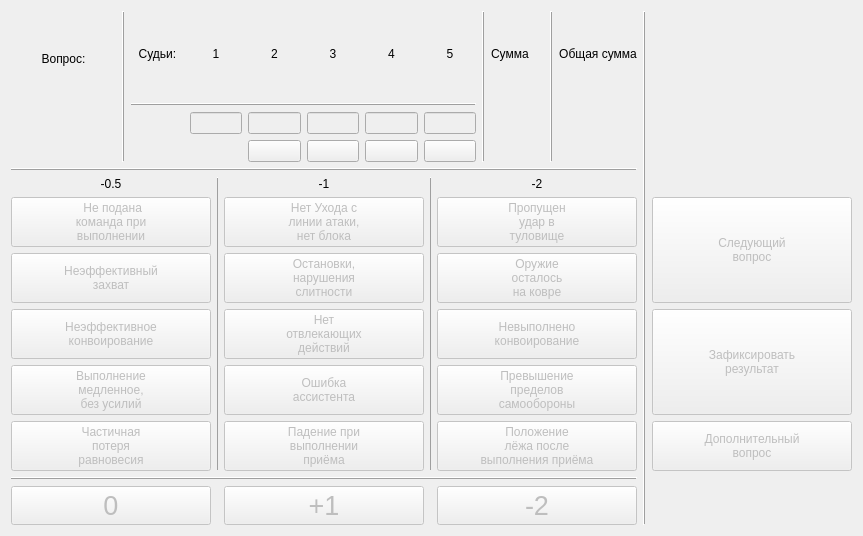
<?xml version="1.0" encoding="UTF-8"?>
<ui version="4.0">
 <class>ControlPanel_0</class>
 <widget class="QWidget" name="ControlPanel_0">
  <property name="geometry">
   <rect>
    <x>0</x>
    <y>0</y>
    <width>863</width>
    <height>536</height>
   </rect>
  </property>
  <property name="windowTitle">
   <string>Form</string>
  </property>
  <layout class="QHBoxLayout" name="horizontalLayout_2">
   <item>
    <layout class="QGridLayout" name="gridLayout" rowstretch="0,0,0,0,0,0,0,0,0,0" columnstretch="1,0,1,0,1,0,1">
     <item row="2" column="3" rowspan="6">
      <widget class="QFrame" name="frame_2">
       <property name="maximumSize">
        <size>
         <width>1</width>
         <height>16777215</height>
        </size>
       </property>
       <property name="frameShape">
        <enum>QFrame::Shape::VLine</enum>
       </property>
       <property name="frameShadow">
        <enum>QFrame::Shadow::Raised</enum>
       </property>
      </widget>
     </item>
     <item row="6" column="4">
      <widget class="QPushButton" name="btnErr14">
       <property name="enabled">
        <bool>false</bool>
       </property>
       <property name="text">
        <string>Превышение
пределов
самообороны</string>
       </property>
       <property name="checkable">
        <bool>true</bool>
       </property>
      </widget>
     </item>
     <item row="7" column="0">
      <widget class="QPushButton" name="btnErr05">
       <property name="enabled">
        <bool>false</bool>
       </property>
       <property name="text">
        <string>Частичная
потеря
равновесия</string>
       </property>
       <property name="checkable">
        <bool>true</bool>
       </property>
      </widget>
     </item>
     <item row="5" column="0">
      <widget class="QPushButton" name="btnErr03">
       <property name="enabled">
        <bool>false</bool>
       </property>
       <property name="sizePolicy">
        <sizepolicy hsizetype="Minimum" vsizetype="Minimum">
         <horstretch>0</horstretch>
         <verstretch>0</verstretch>
        </sizepolicy>
       </property>
       <property name="text">
        <string>Неэффективное
конвоирование</string>
       </property>
       <property name="checkable">
        <bool>true</bool>
       </property>
      </widget>
     </item>
     <item row="3" column="0">
      <widget class="QPushButton" name="btnErr01">
       <property name="enabled">
        <bool>false</bool>
       </property>
       <property name="text">
        <string> Не подана
команда при
выполнении</string>
       </property>
       <property name="checkable">
        <bool>true</bool>
       </property>
      </widget>
     </item>
     <item row="4" column="4">
      <widget class="QPushButton" name="btnErr12">
       <property name="enabled">
        <bool>false</bool>
       </property>
       <property name="text">
        <string>Оружие
осталось
на ковре</string>
       </property>
       <property name="checkable">
        <bool>true</bool>
       </property>
      </widget>
     </item>
     <item row="0" column="6">
      <layout class="QVBoxLayout" name="verticalLayout">
       <item>
        <widget class="QLabel" name="lblName">
         <property name="text">
          <string/>
         </property>
        </widget>
       </item>
       <item>
        <widget class="QLabel" name="lblTeam">
         <property name="text">
          <string/>
         </property>
        </widget>
       </item>
      </layout>
     </item>
     <item row="3" column="2">
      <widget class="QPushButton" name="btnErr06">
       <property name="enabled">
        <bool>false</bool>
       </property>
       <property name="text">
        <string>Нет Ухода с 
линии атаки,
нет блока</string>
       </property>
       <property name="checkable">
        <bool>true</bool>
       </property>
      </widget>
     </item>
     <item row="2" column="2">
      <widget class="QLabel" name="label_2">
       <property name="text">
        <string>-1</string>
       </property>
       <property name="alignment">
        <set>Qt::AlignmentFlag::AlignCenter</set>
       </property>
      </widget>
     </item>
     <item row="6" column="2">
      <widget class="QPushButton" name="btnErr09">
       <property name="enabled">
        <bool>false</bool>
       </property>
       <property name="sizePolicy">
        <sizepolicy hsizetype="Minimum" vsizetype="Minimum">
         <horstretch>0</horstretch>
         <verstretch>0</verstretch>
        </sizepolicy>
       </property>
       <property name="text">
        <string>Ошибка
ассистента</string>
       </property>
       <property name="checkable">
        <bool>true</bool>
       </property>
      </widget>
     </item>
     <item row="5" column="6" rowspan="2">
      <widget class="QPushButton" name="btnFix">
       <property name="enabled">
        <bool>false</bool>
       </property>
       <property name="sizePolicy">
        <sizepolicy hsizetype="Minimum" vsizetype="Minimum">
         <horstretch>0</horstretch>
         <verstretch>0</verstretch>
        </sizepolicy>
       </property>
       <property name="text">
        <string>Зафиксировать
результат</string>
       </property>
      </widget>
     </item>
     <item row="4" column="2">
      <widget class="QPushButton" name="btnErr07">
       <property name="enabled">
        <bool>false</bool>
       </property>
       <property name="text">
        <string>Остановки,
нарушения
слитности</string>
       </property>
       <property name="checkable">
        <bool>true</bool>
       </property>
      </widget>
     </item>
     <item row="4" column="0">
      <widget class="QPushButton" name="btnErr02">
       <property name="enabled">
        <bool>false</bool>
       </property>
       <property name="sizePolicy">
        <sizepolicy hsizetype="Minimum" vsizetype="Minimum">
         <horstretch>0</horstretch>
         <verstretch>0</verstretch>
        </sizepolicy>
       </property>
       <property name="text">
        <string>Неэффективный
захват</string>
       </property>
       <property name="checkable">
        <bool>true</bool>
       </property>
      </widget>
     </item>
     <item row="7" column="4">
      <widget class="QPushButton" name="btnErr15">
       <property name="enabled">
        <bool>false</bool>
       </property>
       <property name="text">
        <string>Положение
лёжа после
выполнения приёма</string>
       </property>
       <property name="checkable">
        <bool>true</bool>
       </property>
      </widget>
     </item>
     <item row="1" column="0" colspan="5">
      <widget class="QFrame" name="frame_3">
       <property name="frameShape">
        <enum>QFrame::Shape::HLine</enum>
       </property>
       <property name="frameShadow">
        <enum>QFrame::Shadow::Raised</enum>
       </property>
      </widget>
     </item>
     <item row="3" column="6" rowspan="2">
      <widget class="QPushButton" name="btnNext">
       <property name="enabled">
        <bool>false</bool>
       </property>
       <property name="sizePolicy">
        <sizepolicy hsizetype="Minimum" vsizetype="Minimum">
         <horstretch>0</horstretch>
         <verstretch>0</verstretch>
        </sizepolicy>
       </property>
       <property name="text">
        <string>Следующий
вопрос</string>
       </property>
      </widget>
     </item>
     <item row="7" column="2">
      <widget class="QPushButton" name="btnErr10">
       <property name="enabled">
        <bool>false</bool>
       </property>
       <property name="text">
        <string>Падение при
выполнении
приёма</string>
       </property>
       <property name="checkable">
        <bool>true</bool>
       </property>
      </widget>
     </item>
     <item row="2" column="4">
      <widget class="QLabel" name="label_3">
       <property name="text">
        <string>-2</string>
       </property>
       <property name="alignment">
        <set>Qt::AlignmentFlag::AlignCenter</set>
       </property>
      </widget>
     </item>
     <item row="0" column="0" colspan="5">
      <layout class="QGridLayout" name="gridLayout_2" columnstretch="1,1,1,1,1,1,1,1,1,1,1,0,0">
       <item row="0" column="12">
        <widget class="QLabel" name="label_12">
         <property name="text">
          <string>Общая сумма</string>
         </property>
         <property name="alignment">
          <set>Qt::AlignmentFlag::AlignCenter</set>
         </property>
        </widget>
       </item>
       <item row="0" column="6">
        <widget class="QLabel" name="label_9">
         <property name="text">
          <string>3</string>
         </property>
         <property name="alignment">
          <set>Qt::AlignmentFlag::AlignCenter</set>
         </property>
        </widget>
       </item>
       <item row="2" column="5">
        <widget class="QLineEdit" name="le2">
         <property name="enabled">
          <bool>false</bool>
         </property>
         <property name="inputMask">
          <string/>
         </property>
         <property name="alignment">
          <set>Qt::AlignmentFlag::AlignCenter</set>
         </property>
        </widget>
       </item>
       <item row="2" column="7">
        <widget class="QLineEdit" name="le4">
         <property name="enabled">
          <bool>false</bool>
         </property>
         <property name="inputMask">
          <string/>
         </property>
         <property name="alignment">
          <set>Qt::AlignmentFlag::AlignCenter</set>
         </property>
        </widget>
       </item>
       <item row="2" column="4">
        <widget class="QLineEdit" name="le1">
         <property name="enabled">
          <bool>false</bool>
         </property>
         <property name="inputMask">
          <string/>
         </property>
         <property name="alignment">
          <set>Qt::AlignmentFlag::AlignCenter</set>
         </property>
        </widget>
       </item>
       <item row="2" column="8">
        <widget class="QLineEdit" name="le5">
         <property name="enabled">
          <bool>false</bool>
         </property>
         <property name="inputMask">
          <string/>
         </property>
         <property name="alignment">
          <set>Qt::AlignmentFlag::AlignCenter</set>
         </property>
        </widget>
       </item>
       <item row="2" column="6">
        <widget class="QLineEdit" name="le3">
         <property name="enabled">
          <bool>false</bool>
         </property>
         <property name="inputMask">
          <string/>
         </property>
         <property name="alignment">
          <set>Qt::AlignmentFlag::AlignCenter</set>
         </property>
        </widget>
       </item>
       <item row="0" column="5">
        <widget class="QLabel" name="label_8">
         <property name="text">
          <string>2</string>
         </property>
         <property name="alignment">
          <set>Qt::AlignmentFlag::AlignCenter</set>
         </property>
        </widget>
       </item>
       <item row="0" column="7">
        <widget class="QLabel" name="label_10">
         <property name="text">
          <string>4</string>
         </property>
         <property name="alignment">
          <set>Qt::AlignmentFlag::AlignCenter</set>
         </property>
        </widget>
       </item>
       <item row="0" column="10">
        <widget class="QLabel" name="label_5">
         <property name="text">
          <string>Сумма</string>
         </property>
        </widget>
       </item>
       <item row="0" column="3">
        <widget class="QLabel" name="label_6">
         <property name="text">
          <string>Судьи:</string>
         </property>
         <property name="alignment">
          <set>Qt::AlignmentFlag::AlignCenter</set>
         </property>
        </widget>
       </item>
       <item row="0" column="8">
        <widget class="QLabel" name="label_11">
         <property name="text">
          <string>5</string>
         </property>
         <property name="alignment">
          <set>Qt::AlignmentFlag::AlignCenter</set>
         </property>
        </widget>
       </item>
       <item row="0" column="4">
        <widget class="QLabel" name="label_7">
         <property name="text">
          <string>1</string>
         </property>
         <property name="alignment">
          <set>Qt::AlignmentFlag::AlignCenter</set>
         </property>
        </widget>
       </item>
       <item row="1" column="3" colspan="6">
        <widget class="QFrame" name="frame_7">
         <property name="minimumSize">
          <size>
           <width>0</width>
           <height>0</height>
          </size>
         </property>
         <property name="frameShape">
          <enum>QFrame::Shape::HLine</enum>
         </property>
         <property name="frameShadow">
          <enum>QFrame::Shadow::Raised</enum>
         </property>
        </widget>
       </item>
       <item row="3" column="5">
        <widget class="QPushButton" name="pushButton">
         <property name="minimumSize">
          <size>
           <width>0</width>
           <height>0</height>
          </size>
         </property>
         <property name="maximumSize">
          <size>
           <width>16777215</width>
           <height>16777215</height>
          </size>
         </property>
         <property name="text">
          <string/>
         </property>
         <property name="icon">
          <iconset theme="QIcon::ThemeIcon::EditClear"/>
         </property>
        </widget>
       </item>
       <item row="3" column="6">
        <widget class="QPushButton" name="pushButton_2">
         <property name="text">
          <string/>
         </property>
         <property name="icon">
          <iconset theme="QIcon::ThemeIcon::EditClear"/>
         </property>
        </widget>
       </item>
       <item row="3" column="7">
        <widget class="QPushButton" name="pushButton_3">
         <property name="text">
          <string/>
         </property>
         <property name="icon">
          <iconset theme="QIcon::ThemeIcon::EditClear"/>
         </property>
        </widget>
       </item>
       <item row="3" column="8">
        <widget class="QPushButton" name="pushButton_4">
         <property name="text">
          <string/>
         </property>
         <property name="icon">
          <iconset theme="QIcon::ThemeIcon::EditClear"/>
         </property>
        </widget>
       </item>
       <item row="2" column="0" rowspan="2" colspan="2">
        <widget class="QLabel" name="lblTask">
         <property name="font">
          <font>
           <pointsize>15</pointsize>
          </font>
         </property>
         <property name="text">
          <string/>
         </property>
         <property name="alignment">
          <set>Qt::AlignmentFlag::AlignCenter</set>
         </property>
        </widget>
       </item>
       <item row="0" column="0" rowspan="2" colspan="2">
        <widget class="QLabel" name="label_4">
         <property name="sizePolicy">
          <sizepolicy hsizetype="Preferred" vsizetype="Preferred">
           <horstretch>0</horstretch>
           <verstretch>0</verstretch>
          </sizepolicy>
         </property>
         <property name="text">
          <string>Вопрос:</string>
         </property>
         <property name="alignment">
          <set>Qt::AlignmentFlag::AlignCenter</set>
         </property>
        </widget>
       </item>
       <item row="0" column="2" rowspan="4">
        <widget class="QFrame" name="frame_5">
         <property name="minimumSize">
          <size>
           <width>0</width>
           <height>0</height>
          </size>
         </property>
         <property name="frameShape">
          <enum>QFrame::Shape::VLine</enum>
         </property>
         <property name="frameShadow">
          <enum>QFrame::Shadow::Raised</enum>
         </property>
        </widget>
       </item>
       <item row="2" column="10" rowspan="2">
        <widget class="QLabel" name="lblTaskSum">
         <property name="font">
          <font>
           <pointsize>15</pointsize>
          </font>
         </property>
         <property name="text">
          <string/>
         </property>
         <property name="alignment">
          <set>Qt::AlignmentFlag::AlignCenter</set>
         </property>
        </widget>
       </item>
       <item row="2" column="12" rowspan="2">
        <widget class="QLabel" name="lblTotal">
         <property name="font">
          <font>
           <pointsize>15</pointsize>
          </font>
         </property>
         <property name="text">
          <string/>
         </property>
         <property name="alignment">
          <set>Qt::AlignmentFlag::AlignCenter</set>
         </property>
        </widget>
       </item>
       <item row="0" column="9" rowspan="4">
        <widget class="QFrame" name="frame_6">
         <property name="minimumSize">
          <size>
           <width>0</width>
           <height>0</height>
          </size>
         </property>
         <property name="frameShape">
          <enum>QFrame::Shape::VLine</enum>
         </property>
         <property name="frameShadow">
          <enum>QFrame::Shadow::Raised</enum>
         </property>
        </widget>
       </item>
       <item row="0" column="11" rowspan="4">
        <widget class="QFrame" name="frame_9">
         <property name="minimumSize">
          <size>
           <width>0</width>
           <height>0</height>
          </size>
         </property>
         <property name="frameShape">
          <enum>QFrame::Shape::VLine</enum>
         </property>
         <property name="frameShadow">
          <enum>QFrame::Shadow::Raised</enum>
         </property>
        </widget>
       </item>
      </layout>
     </item>
     <item row="8" column="0" colspan="5">
      <widget class="QFrame" name="frame_8">
       <property name="frameShape">
        <enum>QFrame::Shape::HLine</enum>
       </property>
       <property name="frameShadow">
        <enum>QFrame::Shadow::Raised</enum>
       </property>
      </widget>
     </item>
     <item row="6" column="0">
      <widget class="QPushButton" name="btnErr04">
       <property name="enabled">
        <bool>false</bool>
       </property>
       <property name="text">
        <string>Выполнение
медленное,
без усилий</string>
       </property>
       <property name="checkable">
        <bool>true</bool>
       </property>
      </widget>
     </item>
     <item row="3" column="4">
      <widget class="QPushButton" name="btnErr11">
       <property name="enabled">
        <bool>false</bool>
       </property>
       <property name="text">
        <string>Пропущен
удар в 
туловище</string>
       </property>
       <property name="checkable">
        <bool>true</bool>
       </property>
      </widget>
     </item>
     <item row="0" column="5" rowspan="10">
      <widget class="QFrame" name="frame_4">
       <property name="minimumSize">
        <size>
         <width>0</width>
         <height>0</height>
        </size>
       </property>
       <property name="frameShape">
        <enum>QFrame::Shape::VLine</enum>
       </property>
       <property name="frameShadow">
        <enum>QFrame::Shadow::Raised</enum>
       </property>
      </widget>
     </item>
     <item row="2" column="0">
      <widget class="QLabel" name="label">
       <property name="sizePolicy">
        <sizepolicy hsizetype="Preferred" vsizetype="Maximum">
         <horstretch>0</horstretch>
         <verstretch>0</verstretch>
        </sizepolicy>
       </property>
       <property name="text">
        <string>-0.5</string>
       </property>
       <property name="alignment">
        <set>Qt::AlignmentFlag::AlignCenter</set>
       </property>
      </widget>
     </item>
     <item row="2" column="1" rowspan="6">
      <widget class="QFrame" name="frame">
       <property name="maximumSize">
        <size>
         <width>1</width>
         <height>16777215</height>
        </size>
       </property>
       <property name="frameShape">
        <enum>QFrame::Shape::VLine</enum>
       </property>
       <property name="frameShadow">
        <enum>QFrame::Shadow::Raised</enum>
       </property>
      </widget>
     </item>
     <item row="5" column="2">
      <widget class="QPushButton" name="btnErr08">
       <property name="enabled">
        <bool>false</bool>
       </property>
       <property name="text">
        <string>Нет
отвлекающих
действий</string>
       </property>
       <property name="checkable">
        <bool>true</bool>
       </property>
      </widget>
     </item>
     <item row="7" column="6">
      <widget class="QPushButton" name="btnAddTask">
       <property name="enabled">
        <bool>false</bool>
       </property>
       <property name="sizePolicy">
        <sizepolicy hsizetype="Minimum" vsizetype="Minimum">
         <horstretch>0</horstretch>
         <verstretch>0</verstretch>
        </sizepolicy>
       </property>
       <property name="text">
        <string>Дополнительный
вопрос</string>
       </property>
      </widget>
     </item>
     <item row="5" column="4">
      <widget class="QPushButton" name="btnErr13">
       <property name="enabled">
        <bool>false</bool>
       </property>
       <property name="sizePolicy">
        <sizepolicy hsizetype="Minimum" vsizetype="Minimum">
         <horstretch>0</horstretch>
         <verstretch>0</verstretch>
        </sizepolicy>
       </property>
       <property name="text">
        <string>Невыполнено
конвоирование</string>
       </property>
       <property name="checkable">
        <bool>true</bool>
       </property>
      </widget>
     </item>
     <item row="9" column="0">
      <widget class="QPushButton" name="btnZero">
       <property name="enabled">
        <bool>false</bool>
       </property>
       <property name="font">
        <font>
         <pointsize>20</pointsize>
        </font>
       </property>
       <property name="text">
        <string>0</string>
       </property>
       <property name="checkable">
        <bool>true</bool>
       </property>
      </widget>
     </item>
     <item row="9" column="2">
      <widget class="QPushButton" name="btnPlus1">
       <property name="enabled">
        <bool>false</bool>
       </property>
       <property name="font">
        <font>
         <pointsize>20</pointsize>
        </font>
       </property>
       <property name="text">
        <string>+1</string>
       </property>
       <property name="checkable">
        <bool>true</bool>
       </property>
      </widget>
     </item>
     <item row="9" column="4">
      <widget class="QPushButton" name="btnMinus2">
       <property name="enabled">
        <bool>false</bool>
       </property>
       <property name="font">
        <font>
         <pointsize>20</pointsize>
        </font>
       </property>
       <property name="text">
        <string>-2</string>
       </property>
       <property name="checkable">
        <bool>true</bool>
       </property>
      </widget>
     </item>
    </layout>
   </item>
  </layout>
 </widget>
 <resources/>
 <connections/>
</ui>
